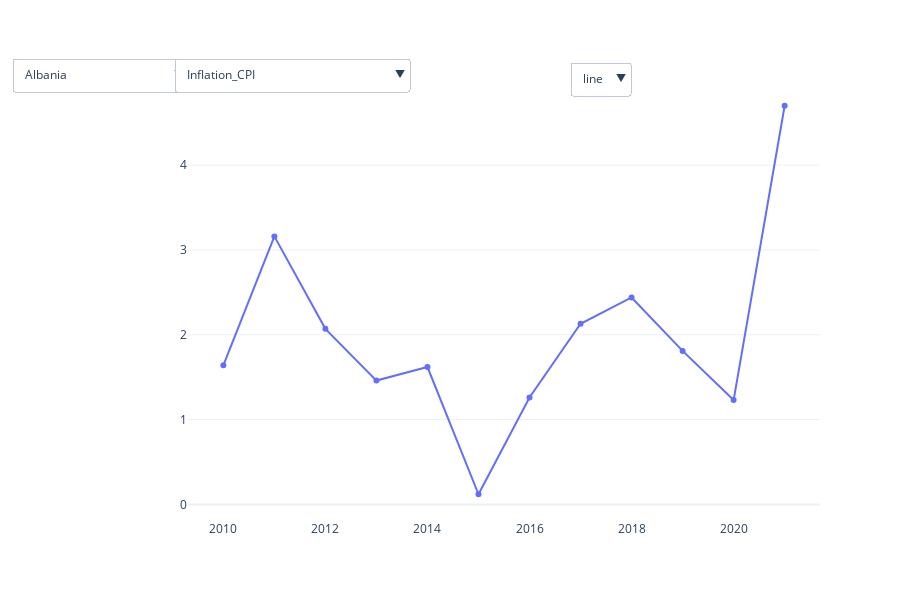

The notebook cell this image was saved under:
### Markdown cell above
## interaktywny dashboard

### Code cell
import plotly.graph_objects as go

df = data[data['country_name'] == "United States"].sort_values('year2')
x = df['year2']
y = df["Inflation_CPI"]

fig = go.Figure()
fig.add_trace(go.Scatter(x=x, y=y, mode='lines+markers', name='Line', visible=True))
fig.add_trace(go.Bar(x=x, y=y, name='Bar', visible=False))

fig.update_layout(
    height=600, margin=dict(t=80), template="plotly_white"
)

country_buttons = [
    dict(label=cn, method="update",
         args=[{"x":[data.loc[data.country_name==cn, 'year2']]*3 + [data.loc[data.country_name==cn, 'Inflation_CPI']],
                "y":[data.loc[data.country_name==cn, 'Inflation_CPI']]*3 + [None]},
              ])
    for cn in sorted(data['country_name'].unique())
]

metric_buttons = [dict(label=m, method="update",args=[{"x":[x, x, x, y],"y":[data.loc[data.country_name=='United States', m]]*3 + [None]},])
    for m in [c for c in data.select_dtypes(include=['number']).columns if c != 'year2']
]

chart_buttons = [
    dict(label="line",  args=[{"visible":[True, False, False, False]}],method="update"),
    dict(label="bar", method="update", args=[{"visible":[False, True, False, False]}]),
]

fig.update_layout(
    updatemenus=[
        dict(buttons=country_buttons, direction="down", y=1.05, x=0.0 ),
        dict(buttons=metric_buttons,  direction="down", x=0.35, y=1.05),
        dict(buttons=chart_buttons,   direction="down", y=1.04,x=0.70),
    ]
)

fig.show()
